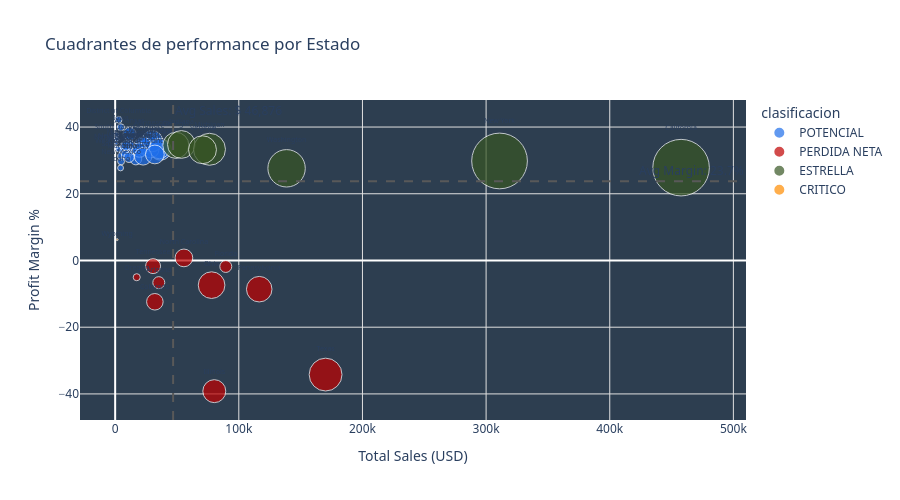

Notebook cell for this chart:
### Code cell
h3 = df.groupby(['State','Region']).agg(
    total_sales  =('Sales','sum'),
    total_profit =('Profit','sum'),
    margin_pct   =('Profit_Margin_pct','mean')
).reset_index()

avg_sales  = h3['total_sales'].mean()
avg_margin = h3['margin_pct'].mean()

def clasificar(row):
    if row['total_profit'] < 0:          return 'PERDIDA NETA'
    if row['total_sales'] > avg_sales and row['margin_pct'] > avg_margin:  return 'ESTRELLA'
    if row['total_sales'] > avg_sales and row['margin_pct'] <= avg_margin: return 'RIESGO'
    if row['total_sales'] <= avg_sales and row['margin_pct'] > avg_margin: return 'POTENCIAL'
    return 'CRITICO'

h3['clasificacion'] = h3.apply(clasificar, axis=1)
h3['size_val'] = h3['total_profit'].abs()

color_map = {
    'ESTRELLA'    : COLORS['alert_green'],
    'RIESGO'      : COLORS['alert_yell'],
    'POTENCIAL'   : COLORS['sales'],
    'CRITICO'     : '#FF8C00',
    'PERDIDA NETA': COLORS['alert_red']
}

fig_h3 = px.scatter(
    h3, x='total_sales', y='margin_pct',
    color='clasificacion', color_discrete_map=color_map,
    size='size_val', size_max=40,
    hover_name='State', hover_data=['Region','total_profit'],
    text='State',
    title='Cuadrantes de performance por Estado'
)
fig_h3.add_hline(y=avg_margin, line_dash='dash', line_color=COLORS['text_sec'],
                  annotation_text=f"Avg Margin: {avg_margin:.1f}%")
fig_h3.add_vline(x=avg_sales,  line_dash='dash', line_color=COLORS['text_sec'],
                  annotation_text=f"Avg Sales: $ {avg_sales:,.0f}")
fig_h3.update_traces(textposition='top center', textfont=dict(size=7))
fig_h3.update_layout(
    plot_bgcolor=COLORS['bg_canvas'],
    paper_bgcolor=COLORS['bg_card'],
    font=dict(family='Segoe UI'),
    height=500,
    xaxis=dict(title='Total Sales (USD)', gridcolor='#E0E0E0'),
    yaxis=dict(title='Profit Margin %', gridcolor='#E0E0E0')
)
fig_h3.show()

### Figure 1 — Plotly figure (JSON) as saved in the notebook; plotly's stock layout.template omitted (floating-point values rounded to 4 significant figures)
{"data": [{"customdata": [["South", 5787.0], ["South", 4009.0], ["East", 3511.0], ["East", 9977.0], ["East", 1060.0], ["West", 826.7], ["Central", 1184.0], ["Central", 836.4], ["South", 11200.0], ["South", 2196.0], ["East", 454.5], ["East", 7031.0], ["East", 6786.0], ["Central", 10820.0], ["South", 3173.0], ["Central", 6436.0], ["West", 1833.0], ["Central", 2037.0], ["West", 3317.0], ["East", 1707.0], ["East", 9773.0], ["West", 1157.0], ["Central", 230.1], ["Central", 4854.0], ["East", 7286.0], ["South", 1769.0], ["Central", 394.8], ["West", 2547.0], ["East", 2245.0], ["East", 185.9], ["Central", 8402.0]], "hovertemplate": "<b>%{hovertext}</b><br><br>clasificacion=POTENCIAL<br>total_sales=%{x}<br>margin_pct=%{y}<br>size_val=%{marker.size}<br>State=%{text}<br>Region=%{customdata[0]}<br>total_profit=%{customdata[1]}<extra></extra>", "hovertext": ["Alabama", "Arkansas", "Connecticut", "Delaware", "District of Columbia", "Idaho", "Iowa", "Kansas", "Kentucky", "Louisiana", "Maine", "Maryland", "Massachusetts", "Minnesota", "Mississippi", "Missouri", "Montana", "Nebraska", "Nevada", "New Hampshire", "New Jersey", "New Mexico", "North Dakota", "Oklahoma", "Rhode Island", "South Carolina", "South Dakota", "Utah", "Vermont", "West Virginia", "Wisconsin"], "legendgroup": "POTENCIAL", "marker": {"color": "#1F6FEB", "size": [5787.0, 4009.0, 3511.0, 9977.0, 1060.0, 826.7, 1184.0, 836.4, 11200.0, 2196.0, 454.5, 7031.0, 6786.0, 10820.0, 3173.0, 6436.0, 1833.0, 2037.0, 3317.0, 1707.0, 9773.0, 1157.0, 230.1, 4854.0, 7286.0, 1769.0, 394.8, 2547.0, 2245.0, 185.9, 8402.0], "sizemode": "area", "sizeref": 47.74, "symbol": "circle"}, "mode": "markers+text", "name": "POTENCIAL", "orientation": "v", "showlegend": true, "text": ["Alabama", "Arkansas", "Connecticut", "Delaware", "District of Columbia", "Idaho", "Iowa", "Kansas", "Kentucky", "Louisiana", "Maine", "Maryland", "Massachusetts", "Minnesota", "Mississippi", "Missouri", "Montana", "Nebraska", "Nevada", "New Hampshire", "New Jersey", "New Mexico", "North Dakota", "Oklahoma", "Rhode Island", "South Carolina", "South Dakota", "Utah", "Vermont", "West Virginia", "Wisconsin"], "textfont": {"size": 7}, "textposition": "top center", "type": "scatter", "x": [19510.0, 11680.0, 13380.0, 27450.0, 2865.0, 4382.0, 4580.0, 2914.0, 36590.0, 9217.0, 1271.0, 23710.0, 28630.0, 29860.0, 10770.0, 22210.0, 5589.0, 7465.0, 16730.0, 7293.0, 35760.0, 4784.0, 919.9, 19680.0, 22630.0, 8482.0, 1316.0, 11220.0, 8929.0, 1210.0, 32110.0], "xaxis": "x", "y": [33.15, 37.95, 33.64, 35.01, 42.2, 27.75, 39.93, 33.38, 33.31, 33.52, 36.38, 34.38, 33.28, 35.8, 34.57, 34.61, 31.28, 32.84, 30.43, 34.26, 33.53, 29.72, 35.14, 33.11, 31.23, 31.76, 37.75, 30.93, 34.45, 33.89, 31.79], "yaxis": "y"}, {"customdata": [["West", -3428.0], ["West", -6528.0], ["South", -3399.0], ["Central", -12610.0], ["South", -7491.0], ["East", -16960.0], ["West", -1190.0], ["East", -15560.0], ["South", -5342.0], ["Central", -25730.0]], "hovertemplate": "<b>%{hovertext}</b><br><br>clasificacion=PERDIDA NETA<br>total_sales=%{x}<br>margin_pct=%{y}<br>size_val=%{marker.size}<br>State=%{text}<br>Region=%{customdata[0]}<br>total_profit=%{customdata[1]}<extra></extra>", "hovertext": ["Arizona", "Colorado", "Florida", "Illinois", "North Carolina", "Ohio", "Oregon", "Pennsylvania", "Tennessee", "Texas"], "legendgroup": "PERDIDA NETA", "marker": {"color": "#C00000", "size": [3428.0, 6528.0, 3399.0, 12610.0, 7491.0, 16960.0, 1190.0, 15560.0, 5342.0, 25730.0], "sizemode": "area", "sizeref": 47.74, "symbol": "circle"}, "mode": "markers+text", "name": "PERDIDA NETA", "orientation": "v", "showlegend": true, "text": ["Arizona", "Colorado", "Florida", "Illinois", "North Carolina", "Ohio", "Oregon", "Pennsylvania", "Tennessee", "Texas"], "textfont": {"size": 7}, "textposition": "top center", "type": "scatter", "x": [35280.0, 32110.0, 89470.0, 80170.0, 55600.0, 77980.0, 17430.0, 116500.0, 30660.0, 170200.0], "xaxis": "x", "y": [-6.64, -12.38, -1.795, -39.17, 0.7751, -7.387, -5.009, -8.601, -1.679, -34.2], "yaxis": "y"}, {"customdata": [["West", 76380.0], ["South", 16250.0], ["Central", 18380.0], ["Central", 24460.0], ["East", 74040.0], ["South", 18600.0], ["West", 33400.0]], "hovertemplate": "<b>%{hovertext}</b><br><br>clasificacion=ESTRELLA<br>total_sales=%{x}<br>margin_pct=%{y}<br>size_val=%{marker.size}<br>State=%{text}<br>Region=%{customdata[0]}<br>total_profit=%{customdata[1]}<extra></extra>", "hovertext": ["California", "Georgia", "Indiana", "Michigan", "New York", "Virginia", "Washington"], "legendgroup": "ESTRELLA", "marker": {"color": "#375623", "size": [76380.0, 16250.0, 18380.0, 24460.0, 74040.0, 18600.0, 33400.0], "sizemode": "area", "sizeref": 47.74, "symbol": "circle"}, "mode": "markers+text", "name": "ESTRELLA", "orientation": "v", "showlegend": true, "text": ["California", "Georgia", "Indiana", "Michigan", "New York", "Virginia", "Washington"], "textfont": {"size": 7}, "textposition": "top center", "type": "scatter", "x": [457700.0, 49100.0, 53560.0, 76270.0, 310900.0, 70640.0, 138600.0], "xaxis": "x", "y": [27.83, 34.52, 34.79, 33.34, 29.84, 33.2, 27.64], "yaxis": "y"}, {"customdata": [["West", 100.2]], "hovertemplate": "<b>%{hovertext}</b><br><br>clasificacion=CRITICO<br>total_sales=%{x}<br>margin_pct=%{y}<br>size_val=%{marker.size}<br>State=%{text}<br>Region=%{customdata[0]}<br>total_profit=%{customdata[1]}<extra></extra>", "hovertext": ["Wyoming"], "legendgroup": "CRITICO", "marker": {"color": "#FF8C00", "size": [100.2], "sizemode": "area", "sizeref": 47.74, "symbol": "circle"}, "mode": "markers+text", "name": "CRITICO", "orientation": "v", "showlegend": true, "text": ["Wyoming"], "textfont": {"size": 7}, "textposition": "top center", "type": "scatter", "x": [1603.0], "xaxis": "x", "y": [6.25], "yaxis": "y"}], "layout": {"annotations": [{"showarrow": false, "text": "Avg Margin: 23.7%", "x": 1, "xanchor": "right", "xref": "x domain", "y": 23.72, "yanchor": "bottom", "yref": "y"}, {"showarrow": false, "text": "Avg Sales: $ 46,876", "x": 46880.0, "xanchor": "left", "xref": "x", "y": 1, "yanchor": "top", "yref": "y domain"}], "font": {"family": "Segoe UI"}, "height": 500, "legend": {"itemsizing": "constant", "title": {"text": "clasificacion"}, "tracegroupgap": 0}, "paper_bgcolor": "#FFFFFF", "plot_bgcolor": "#2D3E50", "shapes": [{"line": {"color": "#595959", "dash": "dash"}, "type": "line", "x0": 0, "x1": 1, "xref": "x domain", "y0": 23.72, "y1": 23.72, "yref": "y"}, {"line": {"color": "#595959", "dash": "dash"}, "type": "line", "x0": 46880.0, "x1": 46880.0, "xref": "x", "y0": 0, "y1": 1, "yref": "y domain"}], "title": {"text": "Cuadrantes de performance por Estado"}, "xaxis": {"anchor": "y", "domain": [0, 1], "gridcolor": "#E0E0E0", "title": {"text": "Total Sales (USD)"}}, "yaxis": {"anchor": "x", "domain": [0, 1], "gridcolor": "#E0E0E0", "title": {"text": "Profit Margin %"}}}}
